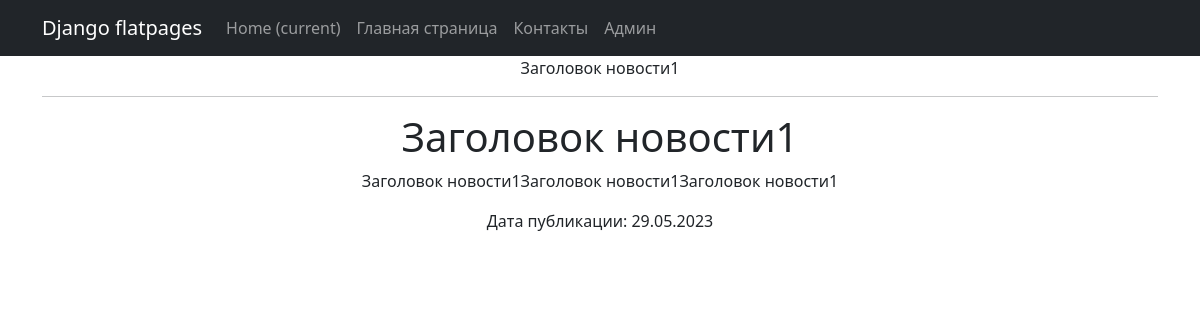
Screenshot of /news/1 with the database file from the repository.
### simpleapp/models.py (models this page shows, shortened)
class Post(models.Model):
    ARTICLE = 'article'
    NEWS = 'news'
    CATEGORY_CHOICES = (
        (ARTICLE, 'Статья'),
        (NEWS, 'Новость'),
    )
    type_post = models.CharField(max_length=20, choices=CATEGORY_CHOICES)
    pub_date = models.DateTimeField(auto_now_add=True)
    author = models.ForeignKey(Author, on_delete=models.CASCADE)
    name = models.CharField(
        max_length=50,
        unique=True,
    )
    description = models.TextField()
    category = models.ManyToManyField(
        Category,
        through='PostCategory',
        related_name='PostCategory',
    )
    rating = models.FloatField(
        validators=[MinValueValidator(0.0)], default=0.0
    )

### simpleapp/views.py (the view)
# urls.py: path('news/<int:pk>', PostDetail.as_view(), name='post_detail'),
class PostDetail(DetailView):
    model = Post
    template_name = 'post.html'
    context_object_name = 'post'

### templates/post.html
{% extends 'flatpages/default.html' %}
{% block title %}
{{ post.name }}
{% endblock title %}
{% block content %}
    <h1>{{ post.name }}</h1>
    <p>{{ post.description }}</p>
    <p>Дата публикации: {{ post.pub_date|date:'d.m.Y' }}</p>
{% endblock content %}

### rows the page displays
Post: name "Заголовок новости1", description "Заголовок новости1Заголовок новости1Заголовок новости1", pub_date "29.05.2023"
